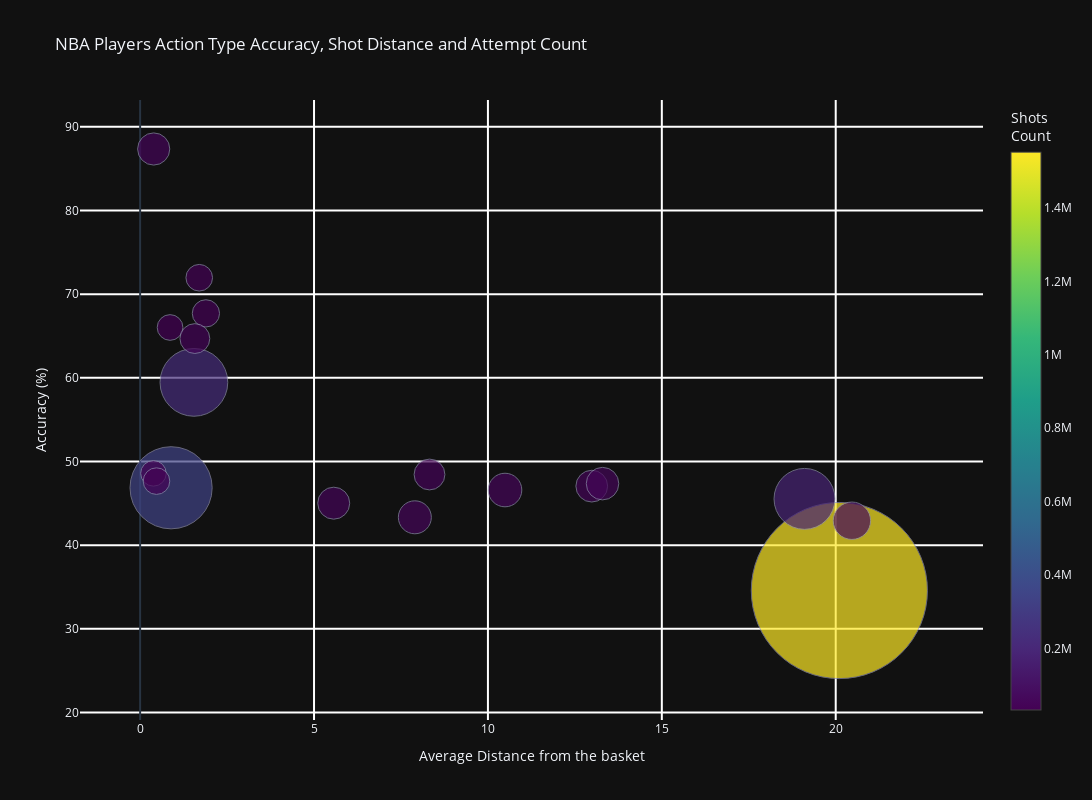

The code cell stored with this chart in its notebook:
### Code cell
# Bubble Chart (Scatter Plot with Bubble Size)
fig = go.Figure()
fig.update_layout(width=1400, height=800, title="NBA Players Action Type Accuracy, Shot Distance and Attempt Count",
                  xaxis=dict(
                      title="Average Distance from the basket",
                      gridcolor="white",
                      gridwidth=2,
                  ),
                  yaxis=dict(
                      title="Accuracy (%)",
                      gridcolor="white",
                      gridwidth=2,
                  ),
                  )
fig.add_trace(
    go.Scatter(
        x=action_types_75_p["avg_distance"],
        y=action_types_75_p["accuracy"] * 100,
        mode="markers",
        marker=dict(
            size=action_types_75_p["count"],
            sizemode="area",
            sizeref=100,
            color=action_types_75_p["count"],
            colorscale="Viridis",
            showscale=True,
            line_color='rgb(140, 140, 170)',
            colorbar_title='Shots<br>Count',
        ),
        text=action_types_75_p["ACTION_TYPE"],
        hovertemplate=(
                "Action Type: %{text}<br>" +
                "Accuracy: %{y:.2f}<br>" +
                "Average Distance: %{x:.2f}<br>" +
                "Attempt Count: %{marker.size:.0f}"
        ),
        name="Action Types"
    )
)

### Figure 1 — Plotly figure (JSON) as saved in the notebook; plotly's stock layout.template omitted (floating-point values rounded to 4 significant figures)
{"data": [{"hovertemplate": "Action Type: %{text}<br>Accuracy: %{y:.2f}<br>Average Distance: %{x:.2f}<br>Attempt Count: %{marker.size:.0f}", "marker": {"color": [35455, 37233, 54372, 229502, 51773, 50441, 47568, 51220, 1551613, 337505, 185699, 33006, 52946, 44556, 69984, 32666, 35447, 56443], "colorbar": {"title": {"text": "Shots<br>Count"}}, "colorscale": [[0.0, "#440154"], [0.1111, "#482878"], [0.2222, "#3e4989"], [0.3333, "#31688e"], [0.4444, "#26828e"], [0.5556, "#1f9e89"], [0.6667, "#35b779"], [0.7778, "#6ece58"], [0.8889, "#b5de2b"], [1.0, "#fde725"]], "line": {"color": "rgb(140, 140, 170)"}, "showscale": true, "size": [35455, 37233, 54372, 229502, 51773, 50441, 47568, 51220, 1551613, 337505, 185699, 33006, 52946, 44556, 69984, 32666, 35447, 56443], "sizemode": "area", "sizeref": 100}, "mode": "markers", "name": "Action Types", "text": ["Cutting Layup Shot", "Driving Finger Roll Layup Shot", "Driving Floating Jump Shot", "Driving Layup Shot", "Dunk Shot", "Fadeaway Jump Shot", "Floating Jump shot", "Hook Shot", "Jump Shot", "Layup Shot", "Pullup Jump shot", "Reverse Layup Shot", "Running Jump Shot", "Running Layup Shot", "Step Back Jump shot", "Tip Layup Shot", "Tip Shot", "Turnaround Jump Shot"], "x": [1.7, 1.891, 7.899, 1.546, 0.3902, 12.99, 8.32, 5.566, 20.1, 0.8898, 19.1, 0.8606, 13.3, 1.574, 20.47, 0.3828, 0.47, 10.49], "y": [71.96, 67.71, 43.33, 59.46, 87.35, 47.05, 48.45, 45.02, 34.58, 46.86, 45.53, 66.02, 47.36, 64.69, 42.92, 48.59, 47.65, 46.59], "type": "scatter"}], "layout": {"xaxis": {"title": {"text": "Average Distance from the basket"}, "gridcolor": "white", "gridwidth": 2}, "yaxis": {"title": {"text": "Accuracy (%)"}, "gridcolor": "white", "gridwidth": 2}, "width": 1400, "height": 800, "title": {"text": "NBA Players Action Type Accuracy, Shot Distance and Attempt Count"}}}
